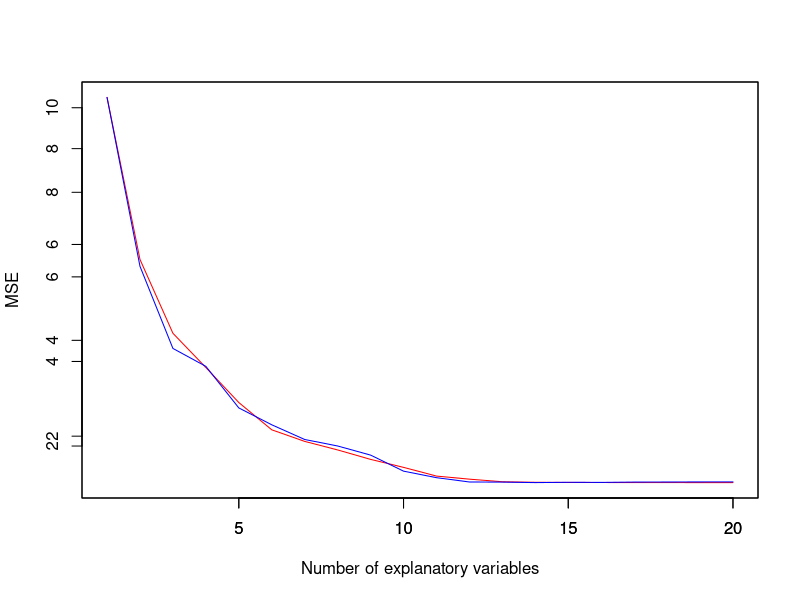

This figure's R source:

# Make data with 1000 points and 20 features
set.seed(42)
n = 1000
p = 20
X = matrix(rnorm(p*n), n, p)

# Make random coefs
b = rnorm(p)
# Set some equal to zero
b[1]=b[4]=b[14]=b[12] =0

# Target
y = X %*% b + rnorm(n)

# Train/test split
train_size = 0.9
train = sample(seq(1,n), train_size*n, replace=FALSE) 

X.train = X[train,]
X.test = X[-train,]
y.train = y[train,]
y.test = y[-train,]

data.train = data.frame(x = X.train, y = y.train)
data.test = data.frame(x = X.test, y = y.test)

library(leaps)

# Preform best subset selection
best_subset_selection = regsubsets(y~., data=data.train, nvmax=p)

train.matrix = model.matrix(y~., data=data.train)
test.matrix = model.matrix(y~., data=data.test)

# Calculate train and test MSE
MSE.train = seq(0,0, length.out = p)
MSE.test= seq(0,0, length.out = p)

for( i in 1:p ) {
  coefs = coef(best_subset_selection, id=i)
  y_pred.train = train.matrix[, names(coefs)] %*% coefs
  y_pred.test = test.matrix[, names(coefs)] %*% coefs 
  
  MSE.train[i] = sum((data.train["y"] - y_pred.train)^2)/nrow(data.train)
  MSE.test[i] = sum((data.test["y"]- y_pred.test)^2)/nrow(data.test)
}

library(ggplot2)
MSE = data.frame(train = MSE.train, test=MSE.test)

# Plot them

plot(MSE.train, xlab="Number of explanatory variables", ylab="MSE", type="l", col="red")
par(new=TRUE)
plot(MSE.test, type="l", col="blue", xlab="", ylab="")
legend(1,95, legend=c("Train", "Test"), col=c("red", "blue"))

best_model.train = which.min(MSE.train)
best_model.test = which.min(MSE.test)


# b.errors = seq(0,0, length.out = p)
# library(stringr)
# for( i in 1:p ) {
#   coefs = coef(best_subset_selection, id=i)
#   coefs.names = names(coefs[-1])
#   
#   c = seq(0,0, length.out = length(coefs.names))
#   for( j in 1:length(coefs.names)) {
#     coef.idx = strtoi(str_remove(coefs.names[j], "x."))  
#     c[j] <-coef.idx
#   }
#   
#   print(coef.idx)
# }
